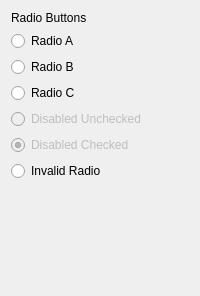
     <widget class="QWidget" name="tab_6">
      <attribute name="title">
       <string>RadioButtons</string>
      </attribute>
      <layout class="QVBoxLayout" name="verticalLayout_13">
       <item>
        <layout class="QVBoxLayout" name="verticalLayout_6">
         <item>
          <widget class="Origin::UIToolkit::OriginLabel" name="originLabel_4">
           <property name="text">
            <string>Radio Buttons</string>
           </property>
          </widget>
         </item>
         <item>
          <widget class="Origin::UIToolkit::OriginRadioButton" name="originRadioButton">
           <property name="text">
            <string>Radio A</string>
           </property>
           <property name="checked">
            <bool>false</bool>
           </property>
          </widget>
         </item>
         <item>
          <widget class="Origin::UIToolkit::OriginRadioButton" name="originRadioButton_2">
           <property name="text">
            <string>Radio B</string>
           </property>
          </widget>
         </item>
         <item>
          <widget class="Origin::UIToolkit::OriginRadioButton" name="originRadioButton_3">
           <property name="text">
            <string>Radio C</string>
           </property>
          </widget>
         </item>
         <item>
          <widget class="Origin::UIToolkit::OriginRadioButton" name="originRadioButton_4">
           <property name="enabled">
            <bool>false</bool>
           </property>
           <property name="text">
            <string>Disabled Unchecked</string>
           </property>
          </widget>
         </item>
         <item>
          <widget class="Origin::UIToolkit::OriginRadioButton" name="originRadioButton_5">
           <property name="enabled">
            <bool>false</bool>
           </property>
           <property name="text">
            <string>Disabled Checked</string>
           </property>
           <property name="checked">
            <bool>true</bool>
           </property>
           <property name="autoExclusive">
            <bool>false</bool>
           </property>
          </widget>
         </item>
         <item>
          <widget class="Origin::UIToolkit::OriginRadioButton" name="invalidRadioButton">
           <property name="text">
            <string>Invalid Radio</string>
           </property>
           <property name="validationStatus">
            <enum>Origin::UIToolkit::OriginRadioButton::Invalid</enum>
           </property>
          </widget>
         </item>
        </layout>
       </item>
       <item>
        <spacer name="verticalSpacer_3">
         <property name="orientation">
          <enum>Qt::Vertical</enum>
         </property>
         <property name="sizeHint" stdset="0">
          <size>
           <width>20</width>
           <height>104</height>
          </size>
         </property>
        </spacer>
       </item>
      </layout>
     </widget>
